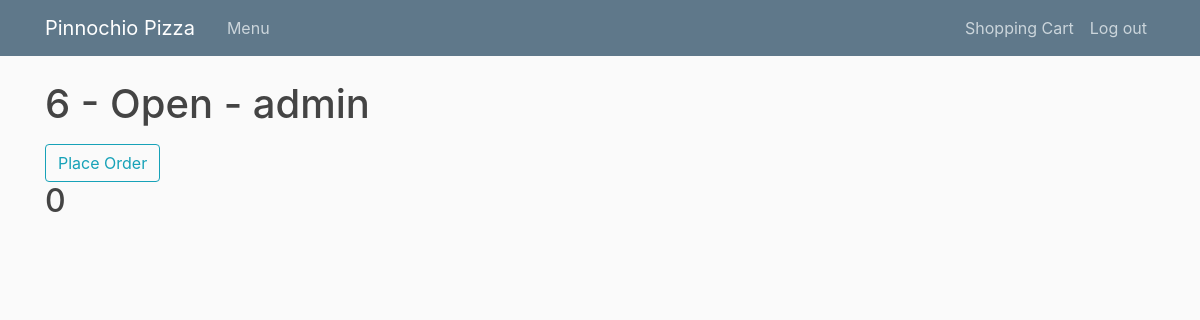
Before: /cart (signed in) with the older database file.
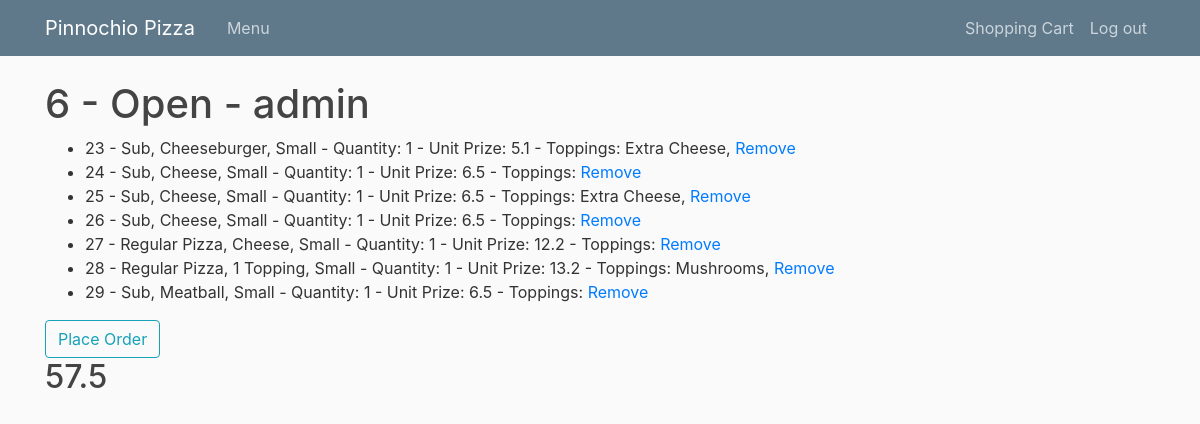
After: the same page with the newer database file.
### orders/models.py (models this page shows, shortened)
class Order(models.Model):
    status = models.CharField(max_length = 30, default = 'Open')
    user = models.ForeignKey(User, on_delete=models.CASCADE)
    def __str__(self):
        return f"{self.id} - {self.status} - {self.user}"
    @property
    def total(self):
        total = 0
        for orderitem in self.orderitem_set.all():
            total += orderitem.cost
        return total

class OrderItem(models.Model):
    order = models.ForeignKey(Order, on_delete=models.CASCADE)
    menuitem = models.ForeignKey(MenuItem, on_delete=models.CASCADE)
    toppings = models.ManyToManyField(Topping)
    extras = models.ManyToManyField(Extra)
    quantity = models.IntegerField(default = 1)
    def __str__(self):
        display = f"{self.id} - {self.menuitem.type}, {self.menuitem.name}, {self.menuitem.size} - Quantity: {self.quantity} - Unit Prize: {self.menuitem.prize} - Toppings: "
        for topping in self.toppings.all():
            display +=f" {topping.name},"
        for extra in self.extras.all():
            display +=f" {extra.name},"
        return display
    @property
    def cost(self):
        cost = self.menuitem.prize
        for extra in self.extras.all():
            cost += extra.prize
        cost = cost*self.quantity
        return cost

class MenuItem(models.Model):
    name = models.CharField(max_length = 30)
    size = models.CharField(max_length = 10)
    type = models.CharField(max_length = 30)
    prize = models.FloatField()
    num_toppings = models.IntegerField()

class Extra(models.Model):
    name = models.CharField(max_length = 30)
    prize = models.FloatField()
    menuitems = models.ManyToManyField(MenuItem)

class Topping(models.Model):
    name = models.CharField(max_length = 30)

### orders/views.py (the view)
# urls.py: path("cart", views.cart, name="cart"),
def cart(request):
    order = Order.objects.filter(user = request.user, status = 'Open').first()
    if order is None:
        order = Order(user = request.user, status = 'Open')
        order.save()
    orderitems = order.orderitem_set.all()
    context = {'order' : order, 'orderitems':orderitems}
    return render(request, "orders/cart.html", context)

### orders/templates/orders/cart.html (shortened to what this page needs)
{% extends "orders/layout.html" %}
{% load crispy_forms_tags %}
{% block body %}
<h1>{{order}}</h1>
<ul>
{% for orderitem in orderitems %}
    <li>{{orderitem}} <a href="remove/{{orderitem.id}}">Remove</a></li>
{% endfor %}
</ul>
<form action = "/place/{{order.id}}">
    <button class = "btn btn-outline-info" type="submit">Place Order</button>
</form>
<h2>{{order.total}}</h2>
{% endblock %}

### orders/templates/orders/layout.html (shortened to what this page needs)
{% load static %}
<!DOCTYPE html>
<html lang="en" dir="ltr">
  <head>
    <link rel="stylesheet" href="https://stackpath.bootstrapcdn.com/bootstrap/4.3.1/css/bootstrap.min.css">
    <link rel="stylesheet" href="{% static 'orders/main.css' %}"/>
    <link rel="stylesheet" href="https://cdnjs.cloudflare.com/ajax/libs/font-awesome/4.7.0/css/font-awesome.min.css">
  </head>
  <body>
    <header class="site-header">
      <nav class="navbar navbar-expand-md navbar-dark bg-steel fixed-top">
        <div class="container">
          <a class="navbar-brand mr-4" href="/">Pinnochio Pizza</a>
          <div class="collapse navbar-collapse" id="navbarToggle">
            <div class="navbar-nav mr-auto">
              <a class="nav-item nav-link" href="/">Menu</a>
            </div>
            <div class="navbar-nav">
              {% if user.is_authenticated %}
                  <a class="nav-item nav-link" href="/cart">Shopping Cart</a>
                <a class="nav-item nav-link" href="/users/logout">Log out</a>
              {% else %}
                <a class="nav-item nav-link" href="/users/login">Login</a>
                <a class="nav-item nav-link" href="/users/register">Register</a>
              {% endif %}
          </div>
        </div>
      </nav>
    </header>
    <main role="main" class="container">
        {% block body %}{% endblock %}
    </main>
  </body>
</html>

### orders/static/orders/main.css (style rules this page uses)
body { background: #fafafa; color: #333333; margin-top: 5rem; }
h1, h2, h3, h4, h5, h6 { color: #444444; }
.bg-steel { background-color: #5f788a; }
.site-header .navbar-nav .nav-link { color: #cbd5db; }

Changed rows visible on the page:
computed for Order "6 - Open - admin": total "0" → "57.5"
added OrderItem: id+menuitem+quantity "23 - Sub, Cheeseburger, Small - Quantity: 1 - Unit Prize: 5.1 - Toppings: Extra Cheese,"
added OrderItem: id+menuitem+quantity "24 - Sub, Cheese, Small - Quantity: 1 - Unit Prize: 6.5 - Toppings:"
added OrderItem: id+menuitem+quantity "25 - Sub, Cheese, Small - Quantity: 1 - Unit Prize: 6.5 - Toppings: Extra Cheese,"
added OrderItem: id+menuitem+quantity "26 - Sub, Cheese, Small - Quantity: 1 - Unit Prize: 6.5 - Toppings:"
added OrderItem: id+menuitem+quantity "27 - Regular Pizza, Cheese, Small - Quantity: 1 - Unit Prize: 12.2 - Toppings:"
added OrderItem: id+menuitem+quantity "28 - Regular Pizza, 1 Topping, Small - Quantity: 1 - Unit Prize: 13.2 - Toppings: Mushrooms,"
added OrderItem: id+menuitem+quantity "29 - Sub, Meatball, Small - Quantity: 1 - Unit Prize: 6.5 - Toppings:"
